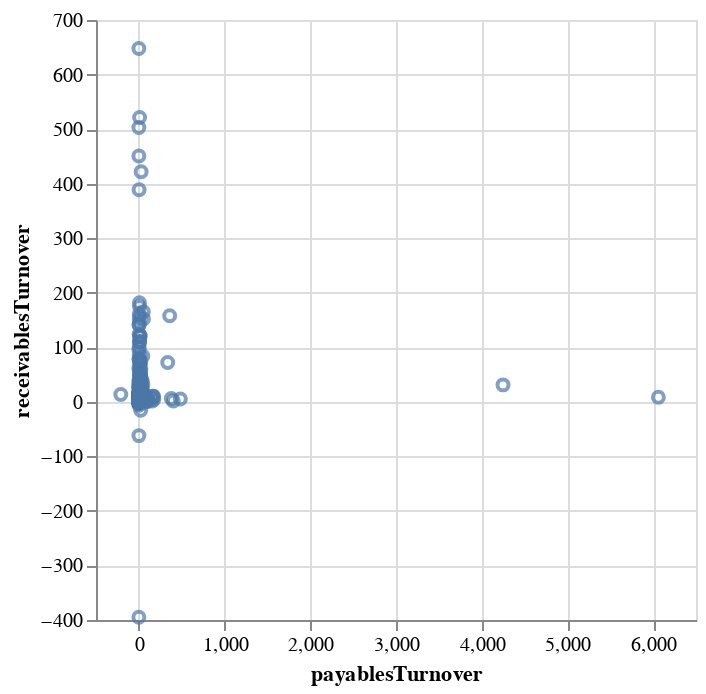

Notebook cell for this chart:
### Code cell
#Visualization 2: 
alt.Chart(res_df).mark_point().encode(
    alt.Y('receivablesTurnover:Q'),
    alt.X('payablesTurnover:Q')
)

#Recievables turnover is how fast the company gets money back from its customers and payables turnover suggests how fast they pay of a supplier. 
#To make this graph better we would get rid of the outliers so we can zoom into that specific area to see if there is any correlation

### Figure 1 — Vega-Lite specification as saved in the notebook (floating-point values rounded to 4 significant figures; data arrays with more than 128 entries replaced by an {"elided": "..."} marker saying what was removed)
{"config": {"view": {"continuousWidth": 300, "continuousHeight": 300}}, "data": {"name": "data-279b0449b18e66b1f000396b8e58a47b"}, "mark": {"type": "point"}, "encoding": {"x": {"field": "payablesTurnover", "type": "quantitative"}, "y": {"field": "receivablesTurnover", "type": "quantitative"}}, "$schema": "https://vega.github.io/schema/vega-lite/v5.20.1.json", "datasets": {"data-279b0449b18e66b1f000396b8e58a47b": {"elided": "798 records"}}}
